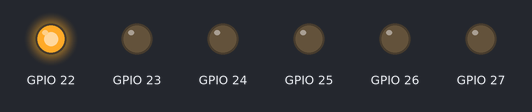
Recording of a program running on a simulated Raspberry Pi (BCM pin numbers). Parts: output pins drawn as LEDs (lit = HIGH).

Above: at 0.2 s.
At 2.2 s:
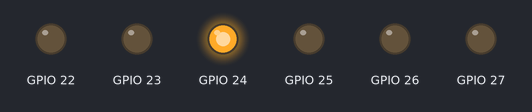
At 3.2 s:
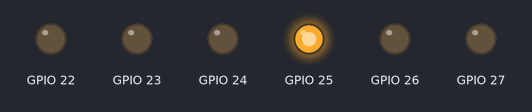
At 3.7 s:
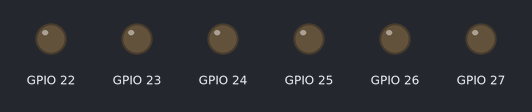
At 5.2 s:
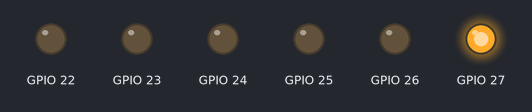
At 7.2 s:
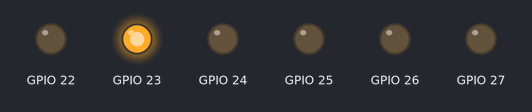
Timing chart, 0 to 7.8 s (numbered marks = the images above):
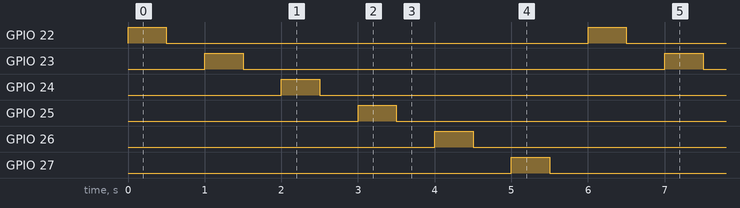

Measured:
- by itself, GPIO 22–27: alternates HIGH for 0.50 s and LOW for 5.5 s
- by itself, everything shown: repeats every 6.0 s, in 12 steps

The program:

led_running.py
```python
import RPi.GPIO as GPIO
import time
GPIO.setmode(GPIO.BCM)
GPIO.setup(22,GPIO.OUT)
GPIO.setup(23,GPIO.OUT)
GPIO.setup(24,GPIO.OUT)
GPIO.setup(25,GPIO.OUT)
GPIO.setup(26,GPIO.OUT)
GPIO.setup(27,GPIO.OUT)
while True:
          GPIO.output(22,GPIO.HIGH)
          time.sleep(0.5)
          GPIO.output(22,GPIO.LOW)
          time.sleep(0.5)
          GPIO.output(23,GPIO.HIGH)
          time.sleep(0.5)
          GPIO.output(23,GPIO.LOW)
          time.sleep(0.5)
          GPIO.output(24,GPIO.HIGH)
          time.sleep(0.5)
          GPIO.output(24,GPIO.LOW)
          time.sleep(0.5)
          GPIO.output(25,GPIO.HIGH)
          time.sleep(0.5)
          GPIO.output(25,GPIO.LOW)
          time.sleep(0.5)
          GPIO.output(26,GPIO.HIGH)
          time.sleep(0.5)
          GPIO.output(26,GPIO.LOW)
          time.sleep(0.5)
          GPIO.output(27,GPIO.HIGH)
          time.sleep(0.5)
          GPIO.output(27,GPIO.LOW)
          time.sleep(0.5)
GPIO.clearnup()
```
